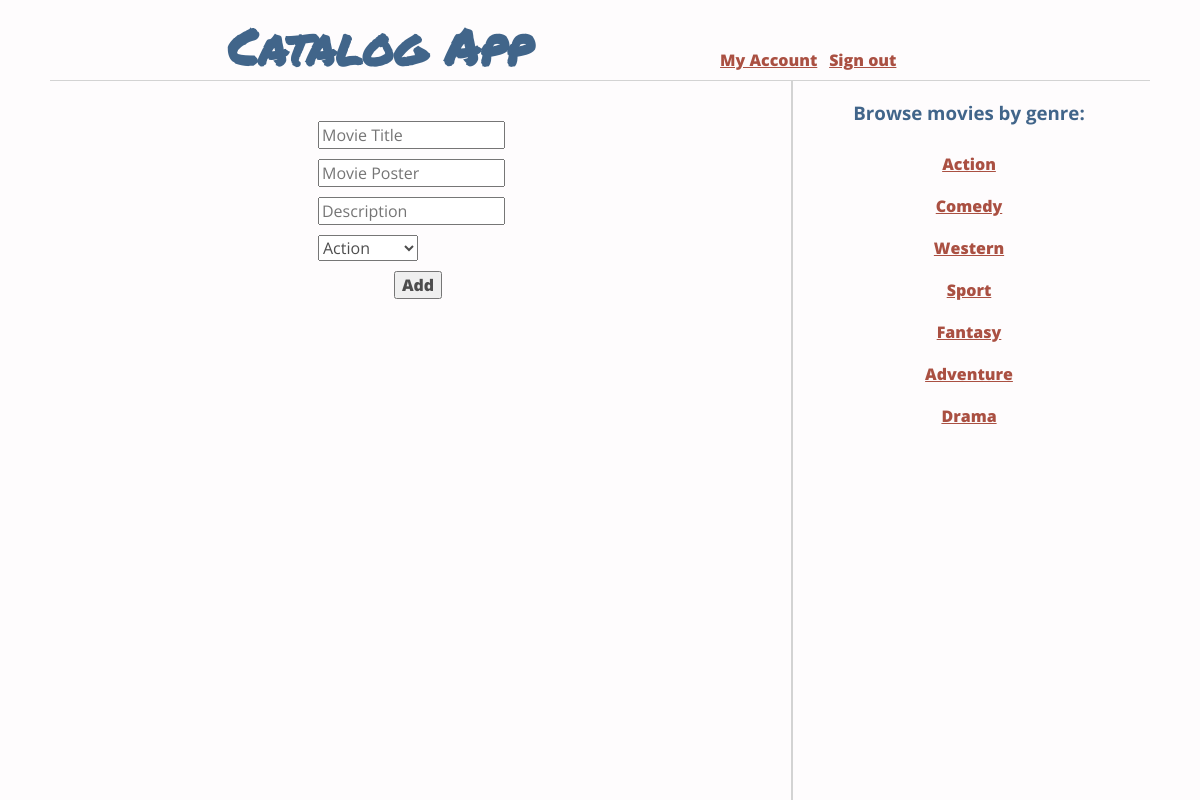
/add (signed in), run on the app's committed database.
### tables this page shows
CREATE TABLE "categories" ("category" VARCHAR NOT NULL , "categoryid" INTEGER PRIMARY KEY  AUTOINCREMENT  NOT NULL  UNIQUE );

### application.py (the view)
@APP.route('/add', methods=('GET', 'POST'))
@login_required
def add():
    form = AddMovieForm()
    if form.validate_on_submit():
        db_insert('INSERT INTO movies (movie, poster, description,' +
                  ' categoryid, user) VALUES (?, ?, ?, ?, ?)',
                  [(form.title.data, form.poster.data, form.description.data,
                   form.category.data, g.user.id)])
        return redirect(url_for('user_page'))
    return render_template('add_item.html',
                           form=form,
                           categories=db_get(GET_CATEGORIES))

### application.py
class AddMovieForm(Form):
    title = StringField(
        'Movie Title',
        validators=[DataRequired()]
    )
    poster = StringField(
        'Movie Poster',
        validators=[DataRequired()]
    )
    description = StringField(
        'Description',
        validators=[DataRequired()]
    )
    category = SelectField(
        'Category',
        choices=[('1', 'Action'), ('2', 'Comedy'), ('3', 'Western'),
                 ('4', 'Sport'), ('5', 'Fantasy'), ('6', 'Adventure'),
                 ('7', 'Drama')]
    )

### application.py (called while the page is built)
@LOGIN_MANAGER.user_loader
def load_user(userid):
    get_user = db_get('SELECT id, name FROM users WHERE id = ? ', [userid])
    user = User(get_user[0][0], get_user[0][1])
    return user

def db_get(query, args=()):
    conn = sqlite3.connect('catalogApp.sqlite')
    cur = conn.cursor()
    cur.execute(query, args)
    received_data = cur.fetchall()
    conn.close()
    return received_data

@APP.before_request
def before_request():
    g.user = current_user

### templates/add_item.html (shortened to what this page needs)
{% extends "skeleton.html" %}
{% block content %}
    <form method="POST" action="" class="form">
        {% for field in form %}
            <div class="field">
                {{ field(placeholder=field.label.text) }}
            </div>
        {% endfor %}
        <div class="field">
            <button type="submit" id="submit">Add</button>
        </div>
    </form>
{% endblock %}
{% block categoryNavigation %}
    {{ super() }}
{% endblock %}

### templates/skeleton.html (shortened to what this page needs)
<!DOCTYPE html>
<html lang="en">
<head>
    <link rel="stylesheet" href="{{ url_for('static', filename='normalize.css') }}">
    <link rel="stylesheet" href="{{ url_for('static', filename='style.css') }}">
</head>
<body>
    <header>
        <a class="headerLink" href="{{ url_for('landing_page') }}"><h1>Catalog App</h1></a>
        <div class="flexWrap">
        <div id="UserStateDiv">
            <a href="{{ url_for('user_page') }}">My Account</a>
            {% if g.user.is_authenticated %}
                <a class="signout" href="#" onclick="signOut();">Sign out</a>
            {% endif %}
            <div class="google">
            </div>
        </div>
        </div>
    </header>
    <div class="wrapper">
    <main>{% block content %}{% endblock %}</main>
    {% block categoryNavigation %}
        <nav id="categoryNavigation">
            <h3>Browse movies by genre:</h3>
            <ul>
                {% for category in categories %}
                    <li>
                        <a href="{{ url_for('category_page', category=category[0] ) }}">
                            {{ category[0] }}
                        </a>
                    </li>
                {% endfor %}
            </ul>
        </nav>
    {% endblock %}
    </div>
</body>
</html>

### static/style.css (style rules this page uses)
html { font-family: 'Open Sans', sans-serif; color: #4d4d4d; background-color: #FEFCFD; min-height: 100vh; }
body { min-height: 100vh; max-width: 1100px; margin: 0 auto; }
header { border-bottom: solid 1.5px lightgrey; }
header h1 { text-align: center; margin-top: 0; padding-top: 10px; }
header .headerLink { text-decoration: none; color: #41658A; font-family: 'Permanent Marker', sans-serif; }
#UserStateDiv a { color: #AA5042; font-weight: 800; display: block; text-align: center; margin: 10px 0; }
.google { width: 100%; display: flex; justify-content: center; margin-bottom: 20px; }
main { margin-top: 30px; }
form .field { width: 66%; margin: 10px auto; }
form .field button { margin: 0 auto; display: block; color: #4d4d4d; font-weight: 800; }
#categoryNavigation { text-align: center; }
#categoryNavigation h3 { color: #41658A; }
#categoryNavigation ul { padding-left: 0; }
#categoryNavigation li { list-style-type: none; font-weight: 800; padding: 10px 0; }
#categoryNavigation li a { color: #AA5042; }
@media screen and (min-width: 768px) { header { height: 24vh; } }
@media screen and (min-width: 768px) { .wrapper { display: flex; justify-content: space-around; min-height: 75vh; } }
@media screen and (min-width: 768px) { main, #categoryNavigation { display: inline-block; } }
@media screen and (min-width: 768px) { main { width: 66%; } }
@media screen and (min-width: 768px) { #categoryNavigation { width: 32%; border-left: solid 2px lightgray; } }
@media screen and (min-width: 768px) { form .field { width: 200px; } }
@media screen and (min-width: 1024px) { header { height: 10vh; } }
@media screen and (min-width: 1024px) { .wrapper { height: 90vh; } }
@media screen and (min-width: 1024px) { header h1 { width: 60%; display: inline-block; font-size: 50px; } }
@media screen and (min-width: 1024px) { .flexWrap { display: inline-block; width: 39%; max-width: 400px; } }
@media screen and (min-width: 1024px) { #UserStateDiv { display: flex; justify-content: space-around; } }
@media screen and (min-width: 1024px) { #UserStateDiv a { display: inline-block; } }
@media screen and (min-width: 1024px) { #UserStateDiv .google { width: 200px; } }

### data on the page
categories: category "Action"
categories: category "Comedy"
categories: category "Western"
categories: category "Sport"
categories: category "Fantasy"
categories: category "Adventure"
categories: category "Drama"
